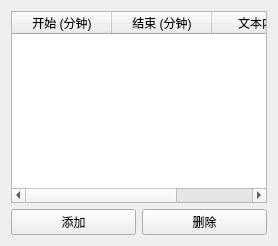
          <widget class="QWidget" name="tab">
           <attribute name="title">
            <string>注释</string>
           </attribute>
           <layout class="QVBoxLayout" name="verticalLayout_11">
            <item>
             <widget class="QTableWidget" name="_AnnotateTable">
              <property name="dragEnabled">
               <bool>true</bool>
              </property>
              <property name="alternatingRowColors">
               <bool>true</bool>
              </property>
              <property name="sortingEnabled">
               <bool>true</bool>
              </property>
              <attribute name="horizontalHeaderStretchLastSection">
               <bool>true</bool>
              </attribute>
              <column>
               <property name="text">
                <string>开始 (分钟)</string>
               </property>
              </column>
              <column>
               <property name="text">
                <string>结束 (分钟)</string>
               </property>
              </column>
              <column>
               <property name="text">
                <string>文本内容</string>
               </property>
              </column>
             </widget>
            </item>
            <item>
             <layout class="QHBoxLayout" name="horizontalLayout_21">
              <property name="topMargin">
               <number>0</number>
              </property>
              <item>
               <widget class="QPushButton" name="_AnnotateAdd">
                <property name="text">
                 <string>添加</string>
                </property>
               </widget>
              </item>
              <item>
               <widget class="QPushButton" name="_AnnotateRm">
                <property name="text">
                 <string>删除</string>
                </property>
               </widget>
              </item>
             </layout>
            </item>
           </layout>
          </widget>
